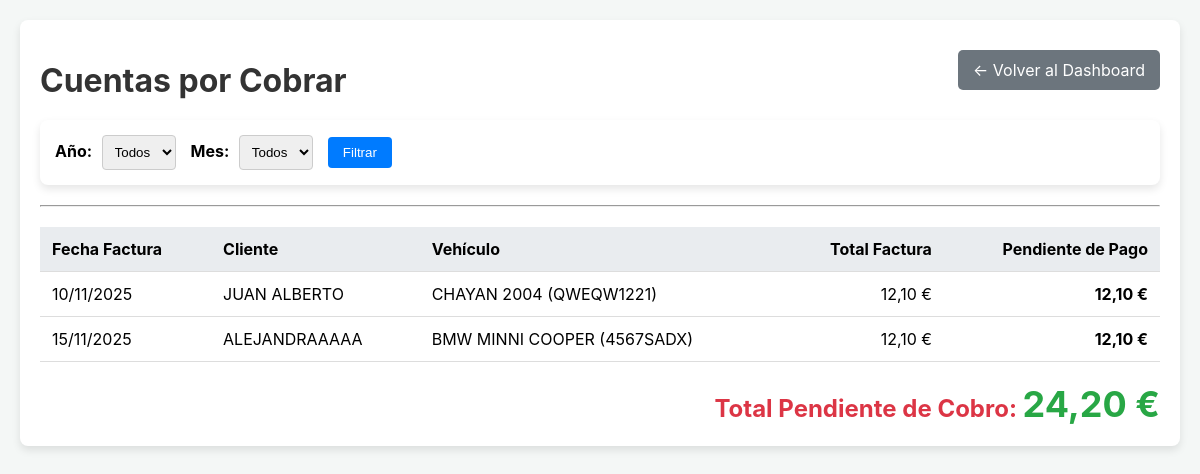
Page /cuentas-por-cobrar/ (signed in) on the earlier database version.
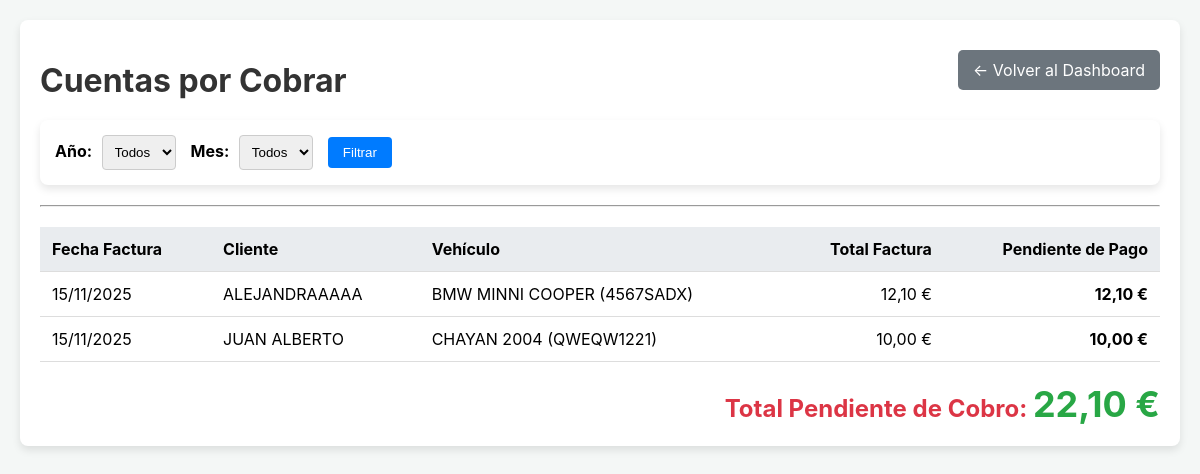
Same page on the later database version.
### taller/models.py (models this page shows, shortened)
class Factura(models.Model):
    orden = models.OneToOneField(OrdenDeReparacion, on_delete=models.CASCADE)
    fecha_emision = models.DateField(auto_now_add=True)
    es_factura = models.BooleanField(default=True)
    numero_factura = models.IntegerField(null=True, blank=True, unique=True, editable=False)
    subtotal = models.DecimalField(max_digits=10, decimal_places=2, default=0.00)
    iva = models.DecimalField(max_digits=10, decimal_places=2, default=0.00)
    total_final = models.DecimalField(max_digits=10, decimal_places=2, default=0.00)
    notas_cliente = models.TextField(null=True, blank=True, help_text="Notas adicionales para el cliente")

class Cliente(models.Model):
    nombre = models.CharField(max_length=100)
    telefono = models.CharField(max_length=20, unique=True)
    TIPO_DOCUMENTO_CHOICES = [
        ('DNI', 'DNI'),
        ('NIE', 'NIE'),
        ('NIF', 'NIF (Empresas)'),
    ]
    tipo_documento = models.CharField(max_length=10, choices=TIPO_DOCUMENTO_CHOICES, default='DNI', null=True, blank=True)
    documento_fiscal = models.CharField(max_length=20, null=True, blank=True, help_text="Número de DNI, NIE o NIF")
    direccion_fiscal = models.CharField(max_length=255, null=True, blank=True, help_text="Calle, Número, Piso, Puerta")
    codigo_postal_fiscal = models.CharField(max_length=10, null=True, blank=True)
    ciudad_fiscal = models.CharField(max_length=100, null=True, blank=True)
    provincia_fiscal = models.CharField(max_length=100, null=True, blank=True)

class Vehiculo(models.Model):
    matricula = models.CharField(max_length=20, unique=True)
    marca = models.CharField(max_length=50)
    modelo = models.CharField(max_length=50)
    kilometraje = models.IntegerField(default=0)
    cliente = models.ForeignKey(Cliente, on_delete=models.CASCADE)
    def __str__(self):
        return f"{self.marca} {self.modelo} ({self.matricula})"

### taller/views.py (the view)
# urls.py: path('cuentas-por-cobrar/', views.cuentas_por_cobrar, name='cuentas_por_cobrar'),
@login_required
def cuentas_por_cobrar(request):
    anos_y_meses_data = get_anos_y_meses_con_datos(); anos_disponibles = sorted(anos_y_meses_data.keys(), reverse=True)
    ano_seleccionado = request.GET.get('ano'); mes_seleccionado = request.GET.get('mes')
    facturas_qs = Factura.objects.select_related('orden__cliente', 'orden__vehiculo').prefetch_related('orden__ingreso_set')
    if ano_seleccionado:
        try: facturas_qs = facturas_qs.filter(fecha_emision__year=int(ano_seleccionado))
        except (ValueError, TypeError): ano_seleccionado = None
    if mes_seleccionado:
        try:
            mes = int(mes_seleccionado)
            if 1 <= mes <= 12: facturas_qs = facturas_qs.filter(fecha_emision__month=mes)
            else: mes_seleccionado = None
        except (ValueError, TypeError): mes_seleccionado = None
    facturas_pendientes = []; total_pendiente = Decimal('0.00')
    for factura in facturas_qs.order_by('fecha_emision', 'id'):
        abonos = sum(ing.importe for ing in factura.orden.ingreso_set.all()) if hasattr(factura.orden, 'ingreso_set') and factura.orden.ingreso_set.exists() else Decimal('0.00')
        pendiente = factura.total_final - abonos
        if pendiente > Decimal('0.01'):
            facturas_pendientes.append({'factura': factura, 'orden': factura.orden, 'cliente': factura.orden.cliente, 'vehiculo': factura.orden.vehiculo, 'pendiente': pendiente})
            total_pendiente += pendiente
    ano_sel_int = int(ano_seleccionado) if ano_seleccionado else None; mes_sel_int = int(mes_seleccionado) if mes_seleccionado else None
    context = { 'facturas_pendientes': facturas_pendientes, 'total_pendiente': total_pendiente, 'anos_disponibles': anos_disponibles, 'ano_seleccionado': ano_sel_int, 'mes_seleccionado': mes_sel_int, 'meses_del_ano': range(1, 13) }
    return render(request, 'taller/cuentas_por_cobrar.html', context)

### taller/templates/taller/cuentas_por_cobrar.html (shortened to what this page needs)
<!DOCTYPE html>
{% load static %}
<html lang="es">
<head>
    <link rel="stylesheet" href="{% static 'taller/css/main.css' %}">
    <link rel="stylesheet" href="{% static 'taller/css/responsive.css' %}">
</head>
<body>
    <div class="container">
        <div class="header">
            <h1>Cuentas por Cobrar</h1>
            <a href="{% url 'home' %}" class="back-btn">← Volver al Dashboard</a>
        </div>
        <form method="get" action="">
            <div class="filters">
                <div>
                    <label for="ano">Año:</label>
                    <select name="ano" id="ano">
                        <option value="">Todos</option>
                    </select>
                </div>
                <div>
                    <label for="mes">Mes:</label>
                    <select name="mes" id="mes">
                        <option value="">Todos</option>
                    </select>
                </div>
                <button type="submit">Filtrar</button>
            </div>
        </form>
        <hr>
        <table class="report-table">
            <thead>
                <tr>
                    <th>Fecha Factura</th>
                    <th>Cliente</th>
                    <th>Vehículo</th>
                    <th style="text-align: right;">Total Factura</th>
                    <th style="text-align: right;">Pendiente de Pago</th>
                </tr>
            </thead>
            <tbody>
                {% for item in facturas_pendientes %}
                    <tr onclick="window.location='{% url 'detalle_orden' item.orden.id %}';">
                        <td>{{ item.factura.fecha_emision|date:"d/m/Y" }}</td>
                        <td>{{ item.cliente.nombre }}</td>
                        <td>{{ item.vehiculo }}</td>
                        <td style="text-align: right;">{{ item.factura.total_final|floatformat:2 }} €</td>
                        <td style="text-align: right; font-weight: bold;">{{ item.pendiente|floatformat:2 }} €</td>
                    </tr>
                {% empty %}
                    <tr>
                        <td colspan="5" style="text-align: center; padding: 20px;">¡Felicidades! No hay facturas pendientes de cobro.</td>
                    </tr>
                {% endfor %}
            </tbody>
        </table>
        <div class="total-summary deuda-total">
            Total Pendiente de Cobro: <strong>{{ total_pendiente|floatformat:2 }} €</strong>
        </div>
    </div>
</body>
</html>

### taller/static/taller/css/main.css (style rules this page uses)
body { font-family: -apple-system, BlinkMacSystemFont, "Segoe UI", Roboto, "Helvetica Neue", Arial, sans-serif; background-color: #f4f7f6; margin: 0; padding: 20px; }
h1, h2 { color: #333; }
.header { display: flex; justify-content: space-between; align-items: flex-start; flex-wrap: wrap; gap: 10px; margin-bottom: 20px; }
.header h1 { margin-bottom: 0; }
.back-btn { padding: 10px 15px; background-color: #6c757d; color: white; text-decoration: none; border-radius: 5px; align-self: center; }
.filters { margin-bottom: 20px; display: flex; gap: 15px; align-items: center; background-color: #fff; padding: 15px; border-radius: 8px; box-shadow: 0 4px 8px rgba(0,0,0,0.1); flex-wrap: wrap; }
.filters label { font-weight: bold; margin-right: 5px; }
.filters select { padding: 8px; border-radius: 4px; border: 1px solid #ccc; }
.filters button { padding: 8px 15px; background-color: #007bff; color: white; border: none; border-radius: 4px; cursor: pointer; }
.container { max-width: 1200px; margin: auto; background-color: #fff; padding: 20px; border-radius: 8px; box-shadow: 0 4px 8px rgba(0,0,0,0.1); }
.report-table { width: 100%; border-collapse: collapse; margin-top: 20px; }
.report-table th, .report-table td { padding: 12px; text-align: left; border-bottom: 1px solid #ddd; }
.report-table th { background-color: #e9ecef; }
.total-summary { text-align: right; font-size: 1.3em; margin-top: 20px; font-weight: bold; }
.total-summary { text-align: right; font-size: 1.2em; margin-top: 20px; }
.total-summary strong { font-size: 1.5em; color: #28a745; }
.total-summary.deuda-total { font-size: 1.5em; color: #dc3545; }

Differences in the rows shown:
removed Factura: factura.fecha_emision "10/11/2025", cliente.nombre "JUAN ALBERTO", vehiculo "CHAYAN 2004 (QWEQW1221)", factura.total_final "12,10", pendiente "12,10"
added Factura: factura.fecha_emision "15/11/2025", cliente.nombre "JUAN ALBERTO", vehiculo "CHAYAN 2004 (QWEQW1221)", factura.total_final "10,00", pendiente "10,00"
Other differences:
{{ total_pendiente|floatformat:2 }}: "24,20" → "22,10"
